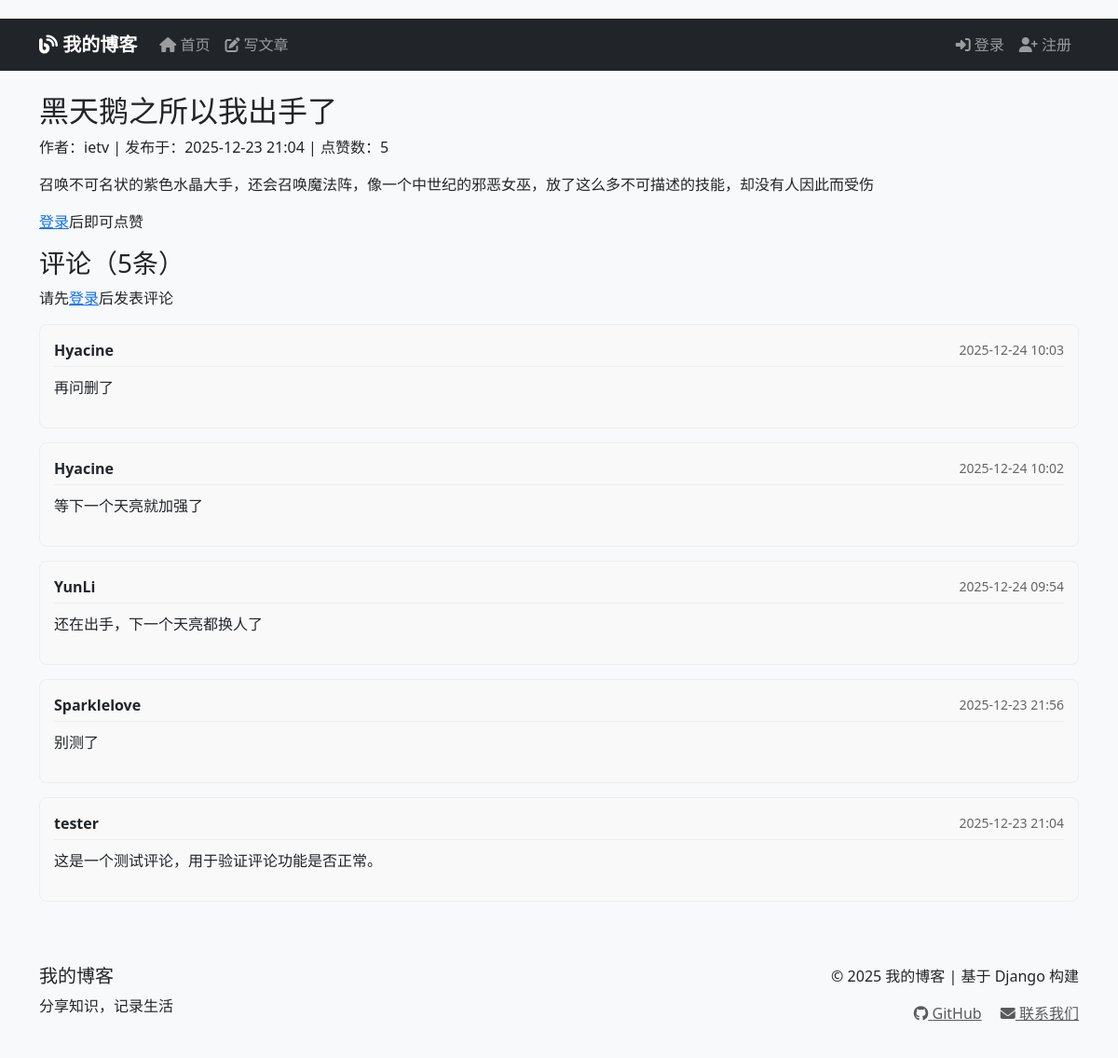
/post/5/, run on the app's committed database.
### blogs/models.py (models this page shows, shortened)
class BlogPost(models.Model):
    title = models.CharField(max_length=200)
    content = models.TextField()
    owner = models.ForeignKey(User, on_delete=models.CASCADE)
    date_added = models.DateTimeField(auto_now_add=True)
    likes_count = models.PositiveIntegerField(default=0)

class Comment(models.Model):
    post = models.ForeignKey(BlogPost, on_delete=models.CASCADE, related_name='comments')
    author = models.ForeignKey(User, on_delete=models.CASCADE)
    content = models.TextField(max_length=1000)
    created_at = models.DateTimeField(auto_now_add=True)
    updated_at = models.DateTimeField(auto_now=True)
    class Meta:
        ordering = ['-created_at']  # 按时间倒序排列

### blogs/views.py (the view)
# urls.py: path('post/<int:post_id>/', views.post_detail, name='post_detail'),
def post_detail(request, post_id):
    post = get_object_or_404(BlogPost, id=post_id)
    comments = post.comments.all()  # 获取所有评论
    comment_form = CommentForm()
    user_has_liked = False
    if request.user.is_authenticated:
        user_has_liked = post.user_has_liked(request.user)
    context = {
        'post': post,
        'comments': comments,
        'comment_form': comment_form,
        'user_has_liked': user_has_liked,
    }
    return render(request, 'blogs/post_detail.html', context)

### blogs/templates/blogs/post_detail.html (shortened to what this page needs)
{% extends 'blogs/base.html' %}
{% block content %}
<article>
    <h2>{{ post.title }}</h2>
    <p class="post-meta">
        作者：{{ post.owner.username }} |
        发布于：{{ post.date_added|date:"Y-m-d H:i" }} |
        点赞数：<span id="likes-count">{{ post.likes_count }}</span>
    </p>
    <div class="post-content">
        {{ post.content|linebreaks }}
    </div>
    <div class="like-section">
        {% if user.is_authenticated %}
            <form method="post" action="{% url 'blogs:toggle_like' post.id %}" id="like-form">
                {% csrf_token %}
                <button type="submit" class="like-btn {% if user_has_liked %}liked{% endif %}">
                    {% if user_has_liked %}
                        ❤️ 已点赞
                    {% else %}
                        🤍 点赞
                    {% endif %}
                </button>
            </form>
        {% else %}
            <p><a href="{% url 'accounts:login' %}">登录</a>后即可点赞</p>
        {% endif %}
    </div>
</article>
<section class="comments-section">
    <h3>评论（{{ comments.count }}条）</h3>
    {% if user.is_authenticated %}
    <form method="post" action="{% url 'blogs:add_comment' post.id %}" class="comment-form">
        {% csrf_token %}
        <div class="form-group">
            {{ comment_form.content }}
        </div>
        <button type="submit" class="btn btn-primary">发表评论</button>
    </form>
    {% else %}
    <p>请先<a href="{% url 'accounts:login' %}">登录</a>后发表评论</p>
    {% endif %}
    <div class="comments-list">
        {% for comment in comments %}
        <div class="comment">
            <div class="comment-header">
                <strong>{{ comment.author.username }}</strong>
                <span class="comment-time">{{ comment.created_at|date:"Y-m-d H:i" }}</span>
            </div>
            <div class="comment-content">
                {{ comment.content|linebreaks }}
            </div>
        </div>
        {% empty %}
        <p class="no-comments">还没有评论，快来抢沙发吧！</p>
        {% endfor %}
    </div>
</section>
{% endblock %}

### blogs/templates/blogs/base.html (style rules this page uses)
body { padding-top: 20px; background-color: #f8f9fa; }

### blogs/templates/blogs/post_detail.html (style rules this page uses)
.comment { border: 1px solid #eee; border-radius: 8px; padding: 15px; margin-bottom: 15px; background: #f9f9f9; }
.comment-header { display: flex; justify-content: space-between; align-items: center; margin-bottom: 10px; border-bottom: 1px solid #eee; padding-bottom: 5px; }
.comment-time { color: #666; font-size: 14px; }

### data on the page
BlogPost: title "黑天鹅之所以我出手了", owner.username "ietv", date_added "2025-12-23 21:04", likes_count "5", content "召唤不可名状的紫色水晶大手，还会召唤魔法阵，像一个中世纪的邪恶女巫，放了这么多不可描述的技能，却没有人因此而受伤", count "5"
Comment: author.username "Hyacine", created_at "2025-12-24 10:03", content "再问删了"
Comment: author.username "Hyacine", created_at "2025-12-24 10:02", content "等下一个天亮就加强了"
Comment: author.username "YunLi", created_at "2025-12-24 09:54", content "还在出手，下一个天亮都换人了"
Comment: author.username "Sparklelove", created_at "2025-12-23 21:56", content "别测了"
Comment: author.username "tester", created_at "2025-12-23 21:04", content "这是一个测试评论，用于验证评论功能是否正常。"
